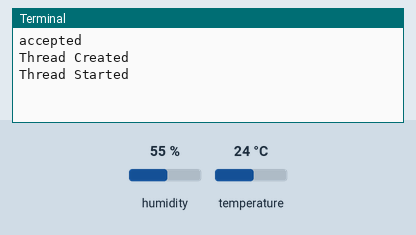
The program below on a simulated Raspberry Pi (BCM pin numbers). Shown: the last lines printed to the terminal. The inputs (shaded band) are chosen by the test bench; at power-on: humidity 55 %, temperature 24 °C. The clock reads 2024-03-15 10:24:30 at power-on unless the program sets it; one TCP client connects 1 s after the port opens and stays connected; threads take turns every 2 ms.

Above: at 1.2 s.
1.3 s: humidity set to 22 %
At 1.8 s:
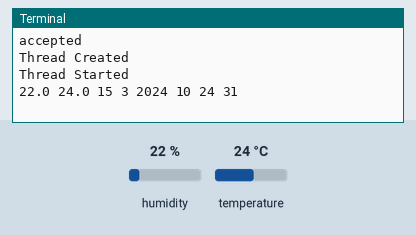
8.0 s: temperature set to 12 °C
At 13.3 s:
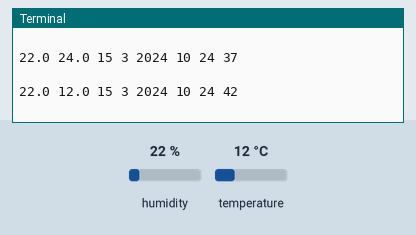
14.7 s: humidity set to 40 %
At 18.5 s:
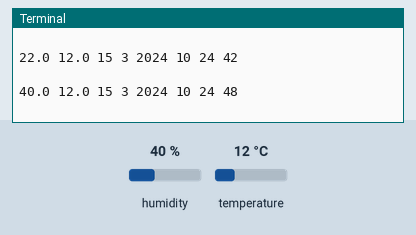

The program:

Server.py
```python
import sys
import socket
import Adafruit_DHT
import time
import datetime
from threading import Thread

sensor = 11
pin = 14

host = ""
port = 5000

socket = socket.socket(socket.AF_INET, socket.SOCK_STREAM)
addr = (host, port)
socket.bind(addr)

socket.listen(5)


def main():
	while True:
		sock, addr = socket.accept()
		print("accepted")
		new_thread = Client_Thread(sock, addr)
		new_thread.start()


class Client_Thread(Thread):
	def __init__(self, socket, addr):
		try:
			Thread.__init__(self)
			self.socket = socket
			self.addr = addr
			print("Thread Created")
		except KeyboardInterrupt:
			socket.close()
			sys.exit()


	def run(self):
		try:
			print("Thread Started")
			while True:
				h, t = Adafruit_DHT.read_retry(sensor, pin)

				cur_time = datetime.datetime.now()
				day = cur_time.day
				month = cur_time.month
				year = cur_time.year
				hour = cur_time.hour
				min = cur_time.minute
				sec = cur_time.second

				msg_str = "{h} {t} {d} {m} {y} {hour} {min} {sec}\n".format(h=h,t=t,d=day,m=month,y=year,hour=hour,min=min,sec=sec)
				print(msg_str)

				(self.socket).send(msg_str.encode())
				time.sleep(5)


		except KeyboardInterrupt:
			socket.close()
			sys.exit()


main()
```

Measured:
- after the input at 1.3 s, the terminal: prints a new line after 0.23 s (image 1)
- after the input at 8.0 s, the terminal: prints a new line after 4.6 s (image 2)
- after the input at 14.7 s, the terminal: prints a new line after 3.4 s (image 3)
